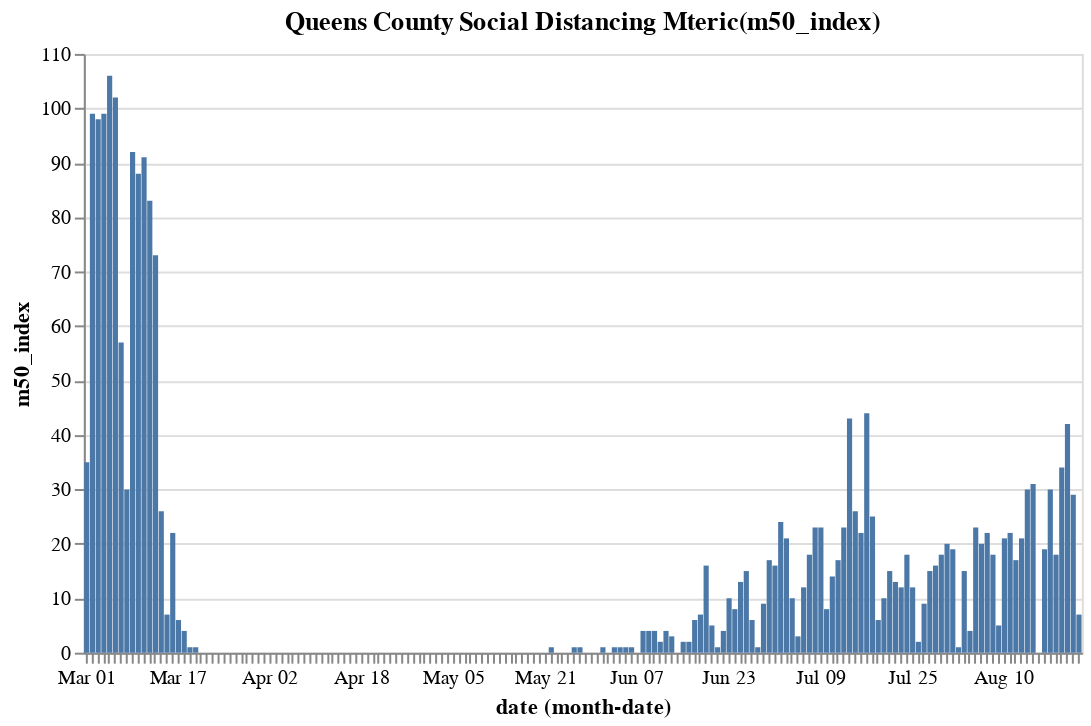

The notebook cell saved with this chart:
### Code cell
base_queens.encode(y="m50_index").properties(title='Queens County Social Distancing Mteric(m50_index)')

### Figure 1 — Vega-Lite specification as saved in the notebook (floating-point values rounded to 4 significant figures; data arrays with more than 128 entries replaced by an {"elided": "..."} marker saying what was removed)
{"config": {"view": {"continuousWidth": 400, "continuousHeight": 300}}, "data": {"name": "data-9a3545e9fb6284239550c614402f2403"}, "mark": "bar", "encoding": {"x": {"type": "ordinal", "field": "date", "timeUnit": "monthdate"}, "y": {"type": "quantitative", "field": "m50_index"}}, "title": "Queens County Social Distancing Mteric(m50_index)", "width": 500, "$schema": "https://vega.github.io/schema/vega-lite/v4.8.1.json", "datasets": {"data-9a3545e9fb6284239550c614402f2403": {"elided": "174 records"}}}
